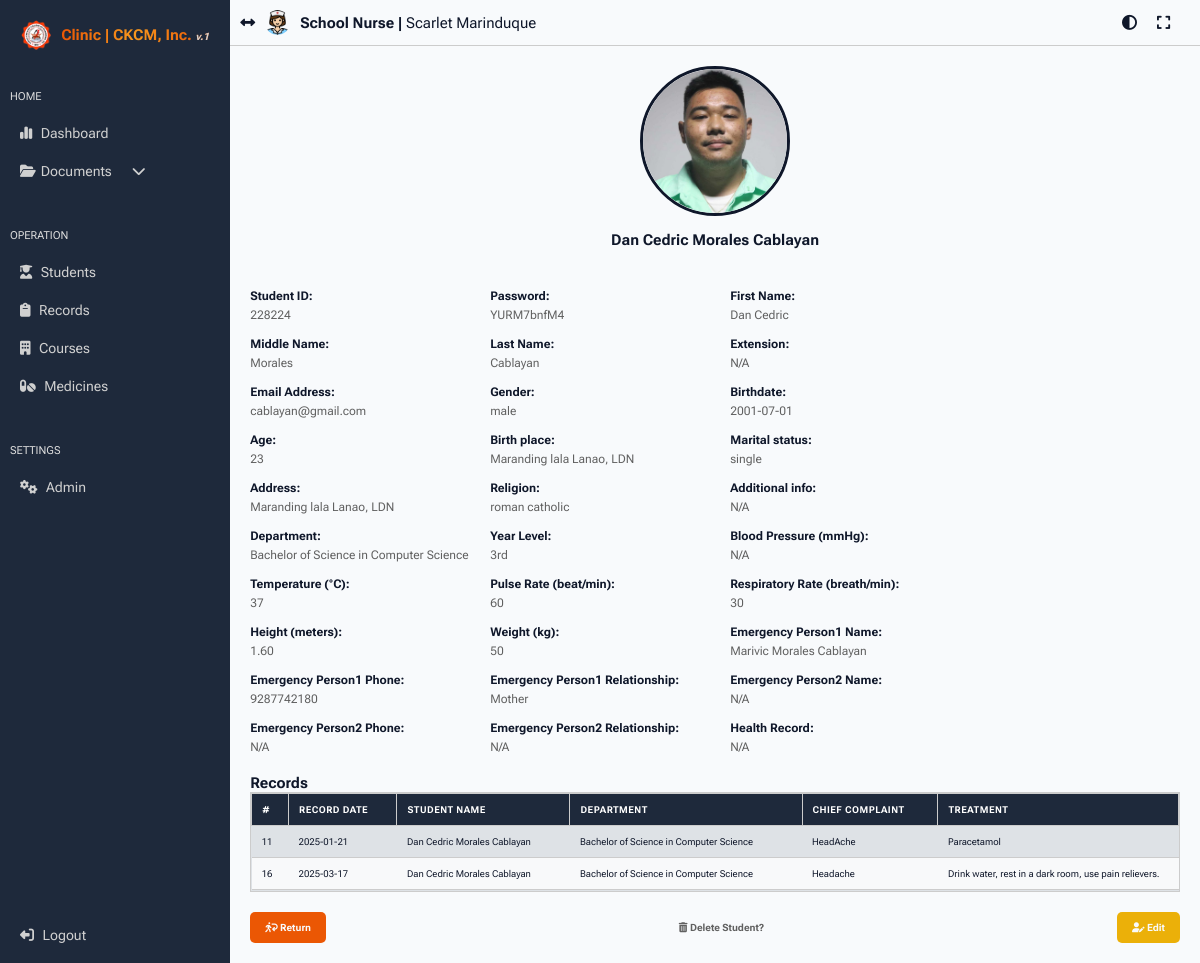
Screenshot of /admin/view_student.php?student_id=228224 (signed in) with the database file from the repository.
### tables this page shows
CREATE TABLE `student_tbl` (
  `user_id` int(11) NOT NULL,
  `student_id` bigint(255) NOT NULL,
  `password` text NOT NULL,
  `first_name` varchar(255) NOT NULL,
  `middle_name` varchar(255) NOT NULL,
  `last_name` varchar(255) NOT NULL,
  `extension` text NOT NULL,
  `email` text NOT NULL,
  `gender` varchar(50) NOT NULL,
  `birthdate` date NOT NULL,
  `age` int(255) NOT NULL,
  `birth_place` text NOT NULL,
  `marital_status` text NOT NULL,
  `address` text NOT NULL,
  `religion` text NOT NULL,
  `additional_info` text NOT NULL,
  `department` text NOT NULL,
  `year_level` text NOT NULL,
  `profile_picture` text NOT NULL,
  `blood_pressure` text NOT NULL,
  `temperature` text NOT NULL,
  `pulse_rate` text NOT NULL,
  `respiratory_rate` text NOT NULL,
  `height` text NOT NULL,
  `weight` text NOT NULL,
  `eperson1_name` text NOT NULL,
  `eperson1_phone` bigint(20) NOT NULL,
  `eperson1_relationship` text NOT NULL,
  `eperson2_name` text NOT NULL,
  `eperson2_phone` bigint(20) NOT NULL,
  `eperson2_relationship` text NOT NULL,
  `health_record` text NOT NULL,
  `datetime_recorded` datetime NOT NULL
);

CREATE TABLE `record_tbl` (
  `record_id` int(11) NOT NULL,
  `student_id` bigint(255) NOT NULL,
  `record_date` date NOT NULL,
  `record_time` time NOT NULL,
  `student_name` text NOT NULL,
  `student_department` text NOT NULL,
  `chief_complaint` text NOT NULL,
  `treatment` text NOT NULL,
  `medicine_taken` text NOT NULL
);

### admin/view_student.php (the view, shortened to what this page needs)
<?php
require '../config/db_connect.php';
$student_id = $_GET['student_id'];
$sql = "SELECT `user_id`, `student_id`, `password`, `first_name`, `middle_name`, `last_name`, `extension`,
               `email`, `gender`, `birthdate`, `age`, `birth_place`, `marital_status`, `address`,
               `religion`, `additional_info`, `department`, `year_level`, `profile_picture`,
               `blood_pressure`, `temperature`, `pulse_rate`, `respiratory_rate`, `height`,
               `weight`, `eperson1_name`, `eperson1_phone`, `eperson1_relationship`,
               `eperson2_name`, `eperson2_phone`, `eperson2_relationship`, `health_record`, `datetime_recorded`
        FROM `student_tbl`
        WHERE `student_id` = ?";
$stmt = $conn->prepare($sql);
$stmt->bind_param("s", $student_id);
$stmt->execute();
$result = $stmt->get_result();
$student = $result->fetch_assoc();
$full_name = $student['first_name'] . ' ' . $student['middle_name'] . ' ' . $student['last_name'] . ' ' . $student['extension'];
$profile_picture = $student['profile_picture'] ?: 'default_profile.png';
$record_sql = "SELECT `record_id`, `record_date`, `student_name`, `student_department`, `chief_complaint`, `treatment`
               FROM `record_tbl`
               WHERE `student_id` = ?";
$record_stmt = $conn->prepare($record_sql);
$record_stmt->bind_param("s", $student_id);
$record_stmt->execute();
$record_result = $record_stmt->get_result();
?>
<!DOCTYPE html>
<html lang="en">
<head>
    <link rel="stylesheet" href="../css/main.css?v=<?php echo time(); ?>">
</head>
<body>
    <?php include 'side_nav.php'; ?>
    <div class="main-content">
        <?php include 'header.php'; ?>
        <div class="details-container">
            <img src="../student_pic/<?php echo $profile_picture; ?>" alt="<?php echo $full_name; ?>">
            <h2><?php echo $full_name; ?></h2>
            <div class="info-container">
                <?php
                $exclude_keys = ['user_id', 'datetime_recorded', 'profile_picture'];
                $custom_labels = [
                    'student_id' => 'Student ID',
                    'first_name' => 'First Name',
                    'middle_name' => 'Middle Name',
                    'last_name' => 'Last Name',
                    'email' => 'Email Address',
                    'gender' => 'Gender',
                    'department' => 'Department',
                    'year_level' => 'Year Level',
                    'blood_pressure' => 'Blood Pressure (mmHg)',
                    'temperature' => 'Temperature (°C)',
                    'pulse_rate' => 'Pulse Rate (beat/min)',
                    'respiratory_rate' => 'Respiratory Rate (breath/min)',
                    'height' => 'Height (meters)',
                    'weight' => 'Weight (kg)',
                    'eperson1_name' => 'Emergency Person1 Name',
                    'eperson2_name' => 'Emergency Person2 Name',
                    'eperson1_phone' => 'Emergency Person1 Phone',
                    'eperson2_phone' => 'Emergency Person2 Phone',
                    'eperson1_relationship' => 'Emergency Person1 Relationship',
                    'eperson2_relationship' => 'Emergency Person2 Relationship',
                    'health_record' => 'Health Record',
                ];
                foreach ($student as $key => $value):
                    if (in_array($key, $exclude_keys)) {
                        continue;
                    }
                    $label = $custom_labels[$key] ?? ucfirst(str_replace("_", " ", $key));
                    $display_value = !empty($value) ? htmlspecialchars($value) : 'N/A';
                ?>
                    <div class="info">
                        <strong><?php echo htmlspecialchars($label); ?>:</strong>
                        <p><?php echo $display_value; ?></p>
                    </div>
                <?php endforeach; ?>
            </div>
            <div class="record-base-container">
                <h2>Records</h2>
                <div class="record-container">
                    <table>
                        <thead>
                            <tr>
                                <th>#</th>
                                <th>Record Date</th>
                                <th>Student Name</th>
                                <th>Department</th>
                                <th>Chief Complaint</th>
                                <th>Treatment</th>
                            </tr>
                        </thead>
                        <tbody>
                            <?php if ($record_result->num_rows > 0): ?>
                                <?php while ($record = $record_result->fetch_assoc()): ?>
                                    <tr>
                                        <td><?php echo htmlspecialchars($record['record_id']); ?></td>
                                        <td><?php echo htmlspecialchars($record['record_date']); ?></td>
                                        <td><?php echo htmlspecialchars($record['student_name']); ?></td>
                                        <td><?php echo htmlspecialchars($record['student_department']); ?></td>
                                        <td><?php echo htmlspecialchars($record['chief_complaint']); ?></td>
                                        <td><?php echo htmlspecialchars($record['treatment']); ?></td>
                                    </tr>
                                <?php endwhile; ?>
                            <?php else: ?>
                                <tr>
                                    <td colspan="6">No records found for this student.</td>
                                </tr>
                            <?php endif; ?>
                        </tbody>
                    </table>
                </div>
            </div>
            <div class="button-container">
                <a href="students.php" class="back-btn"><i class="fa-solid fa-person-walking-arrow-loop-left"></i> Return</a>
                <a href="javascript:void(0)" onclick="confirmDelete('<?php echo $student_id; ?>')" class="delete-btn" style="color:var(--text-color2)"><i class="fa-solid fa-trash-can"></i> Delete Student?</a>
                <a href="edit_student.php?student_id=<?php echo $student['student_id']; ?>" class="edit-btn"><i class="fa-solid fa-user-pen"></i> Edit</a>
            </div>
        </div>
    </div>
</body>
</html>

### css/main.css (style rules this page uses)
:root { font-size: 62.5%; --text-color: #0F172A; --text-hover: #0f172acb; --text-hover2: #dfdfdf; --text-color2: #606060; --background-color: #F8F9FA; --background-color2: #DEE2E6; --border-color: #CCCCCC; --color1: #EB5704; --color1b: #b54200; --color2: #EBB009; --color2b: #c18f05; --color3: #0F172A; --color3b: #1E293B; --color4: #F8FAFC; --color5: rgb(0, 0, 170); --color6: red; --color6b: rgba(255, 0, 0, 0.741); --button-bg: #0F172A; --button-text: #F8FAFC; }
* { margin: 0; padding: 0; box-sizing: border-box; scroll-behavior: smooth; font-family: "Roboto Flex", serif; }
body { font-family: Arial, sans-serif; background-color: var(--background-color2); display: flex; }
button, a { cursor: pointer; color: var(--text-color); }
table tbody tr:nth-child(even) { background-color: var(--background-color); }
table tbody tr:nth-child(odd) { background-color: var(--background-color2); }
th, td { border: 1px solid var(--border-color); padding: 10px; text-align: left; font-size: 0.95rem; vertical-align: middle; }
td { border-left: 0; border-right: 0; }
table th { background-color: var(--color3b); color: white; font-weight: bold; text-transform: uppercase; letter-spacing: 0.05em; position: sticky; top: 0; z-index: 1; }
tbody tr:nth-child(even) { background-color: var(--background-color); }
tbody tr:nth-child(odd) { background-color: var(--background-color); }
table td { color: var(--text-color); word-wrap: break-word; max-width: 200px; overflow: hidden; text-overflow: ellipsis; }

### admin/side_nav.php (style rules this page uses)
.main-content { display: flex; flex-direction: column; width: 100%; }

### admin/view_student.php (style rules this page uses)
.record-container { height: 100px; overflow-y: auto; background-color: var(--background-color2); border: 1px solid var(--border-color); }
.record-container table { width: 100%; border-collapse: collapse; }
.details-container { display: flex; flex-direction: column; align-items: center; padding: 20px; background-color: var(--color4); overflow-y: auto; }
.details-container img { width: 150px; height: 150px; object-fit: cover; border-radius: 50%; border: 3px solid var(--color3); }
.info-container { display: flex; flex-wrap: wrap; gap: 10px 20px; margin-top: 40px; }
.info { width: 220px; display: flex; flex-wrap: wrap; flex-direction: column; }
.info strong { font-size: 1.2rem; color: var(--text-color); }
.info p { font-size: 1.2rem; margin: 5px 0; color: var(--text-color2); }
.details-container h2 { margin-top: 15px; color: var(--text-color); }
.record-base-container { display: flex; flex-direction: column; width: 100%; }
.button-container { display: flex; align-items: center; justify-content: space-between; width: 100%; }
.button-container a { margin-top: 20px; padding: 10px 15px; color: var(--color4); text-decoration: none; border-radius: 5px; font-weight: bold; transition: background-color 0.3s ease, transform 0.2s ease; }
.back-btn { background-color: var(--color1); }
.edit-btn { background-color: var(--color2); }

### rows the page displays
student_tbl: profile_picture (picture), full_name "Dan Cedric Morales Cablayan", student "228224", password "YURM7bnfM4", first_name "Dan Cedric", middle_name "Morales", last_name "Cablayan", email "cablayan@gmail.com", gender "male", birthdate "2001-07-01", age "23", birth_place "Maranding lala Lanao, LDN", marital_status "single", address "Maranding lala Lanao, LDN", religion "roman catholic", department "Bachelor of Science in Computer Science", year_level "3rd", temperature "37", pulse_rate "60", respiratory_rate "30", height "1.60", weight "50", eperson1_name "Marivic Morales Cablayan", eperson1_phone "9287742180", eperson1_relationship "Mother"
record_tbl: record_id "11", record_date "2025-01-21", student_name "Dan Cedric Morales Cablayan", student_department "Bachelor of Science in Computer Science", chief_complaint "HeadAche", treatment "Paracetamol"
record_tbl: record_id "16", record_date "2025-03-17", student_name "Dan Cedric Morales Cablayan", student_department "Bachelor of Science in Computer Science", chief_complaint "Headache", treatment "Drink water, rest in a dark room, use pain relievers."

### other values shown
$_SESSION['admin_position'] "School Nurse"
$_SESSION['admin_name'] "Scarlet Marinduque"
$label "Student ID"
$label "Password"
$label "First Name"
$label "Middle Name"
$label "Last Name"
$label "Extension"
$display_value "N/A"
$label "Email Address"
$label "Gender"
$label "Birthdate"
$label "Age"
$label "Birth place"
$label "Marital status"
